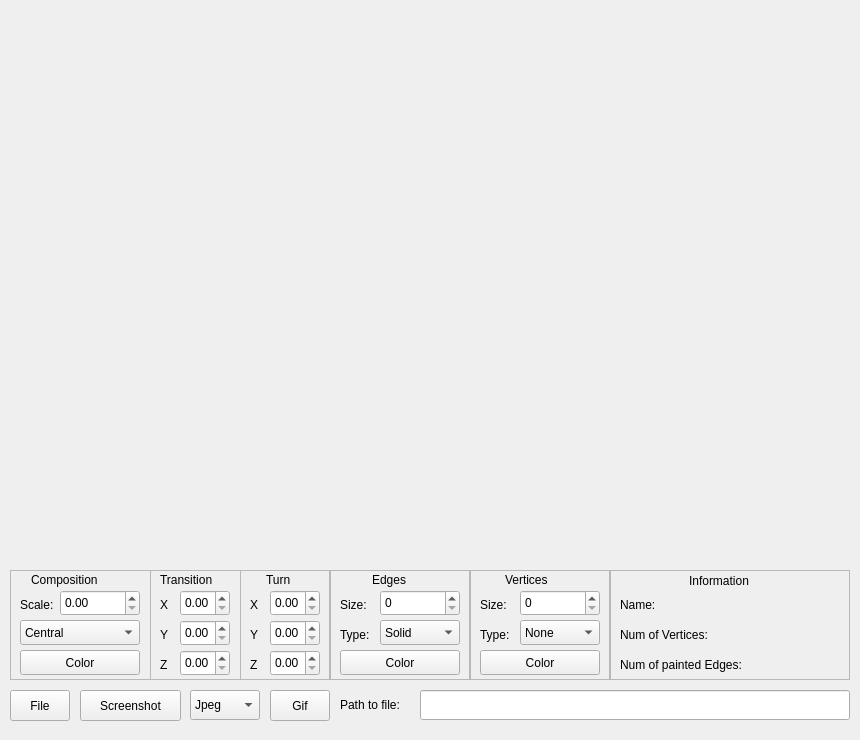
<?xml version="1.0" encoding="UTF-8"?>
<ui version="4.0">
 <class>MainWindow</class>
 <widget class="QMainWindow" name="MainWindow">
  <property name="geometry">
   <rect>
    <x>0</x>
    <y>0</y>
    <width>860</width>
    <height>740</height>
   </rect>
  </property>
  <property name="windowTitle">
   <string>3DViewer_v1</string>
  </property>
  <widget class="QWidget" name="centralwidget">
   <widget class="QPushButton" name="pushButton_File">
    <property name="geometry">
     <rect>
      <x>10</x>
      <y>690</y>
      <width>60</width>
      <height>31</height>
     </rect>
    </property>
    <property name="text">
     <string>File</string>
    </property>
   </widget>
   <widget class="QPushButton" name="pushButton_Screenshot">
    <property name="geometry">
     <rect>
      <x>80</x>
      <y>690</y>
      <width>101</width>
      <height>31</height>
     </rect>
    </property>
    <property name="text">
     <string>Screenshot</string>
    </property>
   </widget>
   <widget class="QPushButton" name="pushButton_save_gif">
    <property name="geometry">
     <rect>
      <x>270</x>
      <y>690</y>
      <width>60</width>
      <height>31</height>
     </rect>
    </property>
    <property name="text">
     <string>Gif</string>
    </property>
   </widget>
   <widget class="QLabel" name="label_num_vert">
    <property name="geometry">
     <rect>
      <x>620</x>
      <y>620</y>
      <width>120</width>
      <height>30</height>
     </rect>
    </property>
    <property name="text">
     <string>Num of Vertices:</string>
    </property>
   </widget>
   <widget class="QLabel" name="label_num_faces">
    <property name="geometry">
     <rect>
      <x>620</x>
      <y>650</y>
      <width>160</width>
      <height>30</height>
     </rect>
    </property>
    <property name="text">
     <string>Num of painted Edges:</string>
    </property>
   </widget>
   <widget class="QLabel" name="label_trans">
    <property name="geometry">
     <rect>
      <x>160</x>
      <y>565</y>
      <width>71</width>
      <height>30</height>
     </rect>
    </property>
    <property name="text">
     <string>Transition</string>
    </property>
   </widget>
   <widget class="QLabel" name="label_x">
    <property name="geometry">
     <rect>
      <x>160</x>
      <y>590</y>
      <width>20</width>
      <height>30</height>
     </rect>
    </property>
    <property name="text">
     <string>X</string>
    </property>
   </widget>
   <widget class="QLabel" name="label_y">
    <property name="geometry">
     <rect>
      <x>160</x>
      <y>620</y>
      <width>20</width>
      <height>30</height>
     </rect>
    </property>
    <property name="text">
     <string>Y</string>
    </property>
   </widget>
   <widget class="QLabel" name="label_y_2">
    <property name="geometry">
     <rect>
      <x>160</x>
      <y>650</y>
      <width>20</width>
      <height>30</height>
     </rect>
    </property>
    <property name="text">
     <string>Z</string>
    </property>
   </widget>
   <widget class="QLabel" name="label_y_3">
    <property name="geometry">
     <rect>
      <x>250</x>
      <y>650</y>
      <width>20</width>
      <height>30</height>
     </rect>
    </property>
    <property name="text">
     <string>Z</string>
    </property>
   </widget>
   <widget class="QLabel" name="label_turn">
    <property name="geometry">
     <rect>
      <x>266</x>
      <y>565</y>
      <width>40</width>
      <height>30</height>
     </rect>
    </property>
    <property name="text">
     <string>Turn</string>
    </property>
   </widget>
   <widget class="QLabel" name="label_y_4">
    <property name="geometry">
     <rect>
      <x>250</x>
      <y>620</y>
      <width>20</width>
      <height>30</height>
     </rect>
    </property>
    <property name="text">
     <string>Y</string>
    </property>
   </widget>
   <widget class="QLabel" name="label_x_2">
    <property name="geometry">
     <rect>
      <x>250</x>
      <y>590</y>
      <width>20</width>
      <height>30</height>
     </rect>
    </property>
    <property name="text">
     <string>X</string>
    </property>
   </widget>
   <widget class="QFrame" name="frame">
    <property name="geometry">
     <rect>
      <x>610</x>
      <y>570</y>
      <width>240</width>
      <height>110</height>
     </rect>
    </property>
    <property name="frameShape">
     <enum>QFrame::StyledPanel</enum>
    </property>
    <property name="frameShadow">
     <enum>QFrame::Raised</enum>
    </property>
    <widget class="QLabel" name="label_val_num_faces">
     <property name="geometry">
      <rect>
       <x>170</x>
       <y>80</y>
       <width>120</width>
       <height>30</height>
      </rect>
     </property>
     <property name="text">
      <string/>
     </property>
    </widget>
    <widget class="QLabel" name="label_val_num_vert">
     <property name="geometry">
      <rect>
       <x>130</x>
       <y>50</y>
       <width>100</width>
       <height>30</height>
      </rect>
     </property>
     <property name="text">
      <string/>
     </property>
    </widget>
    <widget class="QLabel" name="label_info">
     <property name="geometry">
      <rect>
       <x>79</x>
       <y>-4</y>
       <width>90</width>
       <height>30</height>
      </rect>
     </property>
     <property name="text">
      <string>Information</string>
     </property>
    </widget>
    <widget class="QLabel" name="label_name">
     <property name="geometry">
      <rect>
       <x>10</x>
       <y>20</y>
       <width>50</width>
       <height>30</height>
      </rect>
     </property>
     <property name="text">
      <string>Name:</string>
     </property>
    </widget>
    <widget class="QLabel" name="label_val_name">
     <property name="geometry">
      <rect>
       <x>60</x>
       <y>20</y>
       <width>170</width>
       <height>30</height>
      </rect>
     </property>
     <property name="text">
      <string/>
     </property>
    </widget>
   </widget>
   <widget class="QFrame" name="frame_2">
    <property name="geometry">
     <rect>
      <x>150</x>
      <y>570</y>
      <width>91</width>
      <height>110</height>
     </rect>
    </property>
    <property name="frameShape">
     <enum>QFrame::StyledPanel</enum>
    </property>
    <property name="frameShadow">
     <enum>QFrame::Raised</enum>
    </property>
    <widget class="QDoubleSpinBox" name="doubleSpinBox_trans_x">
     <property name="geometry">
      <rect>
       <x>30</x>
       <y>20</y>
       <width>50</width>
       <height>26</height>
      </rect>
     </property>
    </widget>
    <widget class="QDoubleSpinBox" name="doubleSpinBox_trans_y">
     <property name="geometry">
      <rect>
       <x>30</x>
       <y>50</y>
       <width>50</width>
       <height>26</height>
      </rect>
     </property>
    </widget>
    <widget class="QDoubleSpinBox" name="doubleSpinBox_trans_z">
     <property name="geometry">
      <rect>
       <x>30</x>
       <y>80</y>
       <width>50</width>
       <height>26</height>
      </rect>
     </property>
    </widget>
   </widget>
   <widget class="QFrame" name="frame_3">
    <property name="geometry">
     <rect>
      <x>240</x>
      <y>570</y>
      <width>90</width>
      <height>110</height>
     </rect>
    </property>
    <property name="frameShape">
     <enum>QFrame::StyledPanel</enum>
    </property>
    <property name="frameShadow">
     <enum>QFrame::Raised</enum>
    </property>
    <widget class="QDoubleSpinBox" name="doubleSpinBox_turn_y">
     <property name="geometry">
      <rect>
       <x>30</x>
       <y>50</y>
       <width>50</width>
       <height>26</height>
      </rect>
     </property>
    </widget>
    <widget class="QDoubleSpinBox" name="doubleSpinBox_turn_z">
     <property name="geometry">
      <rect>
       <x>30</x>
       <y>80</y>
       <width>50</width>
       <height>26</height>
      </rect>
     </property>
    </widget>
   </widget>
   <widget class="QFrame" name="frame_4">
    <property name="geometry">
     <rect>
      <x>330</x>
      <y>570</y>
      <width>140</width>
      <height>110</height>
     </rect>
    </property>
    <property name="frameShape">
     <enum>QFrame::StyledPanel</enum>
    </property>
    <property name="frameShadow">
     <enum>QFrame::Raised</enum>
    </property>
    <widget class="QComboBox" name="comboBox_edge">
     <property name="geometry">
      <rect>
       <x>50</x>
       <y>50</y>
       <width>80</width>
       <height>25</height>
      </rect>
     </property>
     <item>
      <property name="text">
       <string>Solid</string>
      </property>
     </item>
     <item>
      <property name="text">
       <string>Dotted</string>
      </property>
     </item>
    </widget>
    <widget class="QPushButton" name="pushButton_edge_color">
     <property name="geometry">
      <rect>
       <x>10</x>
       <y>80</y>
       <width>120</width>
       <height>25</height>
      </rect>
     </property>
     <property name="text">
      <string>Color</string>
     </property>
    </widget>
    <widget class="QSpinBox" name="SpinBox_edge_size">
     <property name="geometry">
      <rect>
       <x>50</x>
       <y>20</y>
       <width>80</width>
       <height>26</height>
      </rect>
     </property>
    </widget>
   </widget>
   <widget class="QLabel" name="label_edges">
    <property name="geometry">
     <rect>
      <x>372</x>
      <y>565</y>
      <width>40</width>
      <height>30</height>
     </rect>
    </property>
    <property name="text">
     <string>Edges</string>
    </property>
   </widget>
   <widget class="QLabel" name="label_size">
    <property name="geometry">
     <rect>
      <x>340</x>
      <y>590</y>
      <width>40</width>
      <height>30</height>
     </rect>
    </property>
    <property name="text">
     <string>Size:</string>
    </property>
   </widget>
   <widget class="QLabel" name="label_type">
    <property name="geometry">
     <rect>
      <x>340</x>
      <y>620</y>
      <width>40</width>
      <height>30</height>
     </rect>
    </property>
    <property name="text">
     <string>Type:</string>
    </property>
   </widget>
   <widget class="QLabel" name="label_vertices">
    <property name="geometry">
     <rect>
      <x>505</x>
      <y>565</y>
      <width>60</width>
      <height>30</height>
     </rect>
    </property>
    <property name="text">
     <string>Vertices</string>
    </property>
   </widget>
   <widget class="QFrame" name="frame_5">
    <property name="geometry">
     <rect>
      <x>470</x>
      <y>570</y>
      <width>140</width>
      <height>110</height>
     </rect>
    </property>
    <property name="frameShape">
     <enum>QFrame::StyledPanel</enum>
    </property>
    <property name="frameShadow">
     <enum>QFrame::Raised</enum>
    </property>
    <widget class="QComboBox" name="comboBox_vertices">
     <property name="geometry">
      <rect>
       <x>50</x>
       <y>50</y>
       <width>80</width>
       <height>25</height>
      </rect>
     </property>
     <item>
      <property name="text">
       <string>None</string>
      </property>
     </item>
     <item>
      <property name="text">
       <string>Square</string>
      </property>
     </item>
     <item>
      <property name="text">
       <string>Circle</string>
      </property>
     </item>
    </widget>
    <widget class="QPushButton" name="pushButton_vertices_color">
     <property name="geometry">
      <rect>
       <x>10</x>
       <y>80</y>
       <width>120</width>
       <height>25</height>
      </rect>
     </property>
     <property name="text">
      <string>Color</string>
     </property>
    </widget>
    <widget class="QSpinBox" name="SpinBox_vert_size">
     <property name="geometry">
      <rect>
       <x>50</x>
       <y>20</y>
       <width>80</width>
       <height>26</height>
      </rect>
     </property>
    </widget>
   </widget>
   <widget class="QLabel" name="label_size_2">
    <property name="geometry">
     <rect>
      <x>480</x>
      <y>590</y>
      <width>40</width>
      <height>30</height>
     </rect>
    </property>
    <property name="text">
     <string>Size:</string>
    </property>
   </widget>
   <widget class="QLabel" name="label_type_2">
    <property name="geometry">
     <rect>
      <x>480</x>
      <y>620</y>
      <width>40</width>
      <height>30</height>
     </rect>
    </property>
    <property name="text">
     <string>Type:</string>
    </property>
   </widget>
   <widget class="QFrame" name="frame_6">
    <property name="geometry">
     <rect>
      <x>10</x>
      <y>570</y>
      <width>141</width>
      <height>110</height>
     </rect>
    </property>
    <property name="frameShape">
     <enum>QFrame::StyledPanel</enum>
    </property>
    <property name="frameShadow">
     <enum>QFrame::Raised</enum>
    </property>
    <widget class="QComboBox" name="comboBox">
     <property name="geometry">
      <rect>
       <x>10</x>
       <y>50</y>
       <width>120</width>
       <height>25</height>
      </rect>
     </property>
     <item>
      <property name="text">
       <string>Central</string>
      </property>
     </item>
     <item>
      <property name="text">
       <string>Parallel</string>
      </property>
     </item>
    </widget>
    <widget class="QLabel" name="label">
     <property name="geometry">
      <rect>
       <x>10</x>
       <y>20</y>
       <width>66</width>
       <height>30</height>
      </rect>
     </property>
     <property name="text">
      <string>Scale:</string>
     </property>
    </widget>
    <widget class="QPushButton" name="pushButton_bg_color">
     <property name="geometry">
      <rect>
       <x>10</x>
       <y>80</y>
       <width>120</width>
       <height>25</height>
      </rect>
     </property>
     <property name="text">
      <string>Color</string>
     </property>
    </widget>
   </widget>
   <widget class="QLabel" name="label_trans_5">
    <property name="geometry">
     <rect>
      <x>31</x>
      <y>565</y>
      <width>90</width>
      <height>30</height>
     </rect>
    </property>
    <property name="text">
     <string>Composition</string>
    </property>
   </widget>
   <widget class="QLabel" name="label_path">
    <property name="geometry">
     <rect>
      <x>340</x>
      <y>690</y>
      <width>80</width>
      <height>30</height>
     </rect>
    </property>
    <property name="text">
     <string>Path to file:</string>
    </property>
   </widget>
   <widget class="QLineEdit" name="lineEdit">
    <property name="geometry">
     <rect>
      <x>420</x>
      <y>690</y>
      <width>430</width>
      <height>30</height>
     </rect>
    </property>
   </widget>
   <widget class="MyOpenGLWidget" name="widget" native="true">
    <property name="geometry">
     <rect>
      <x>9</x>
      <y>9</y>
      <width>841</width>
      <height>550</height>
     </rect>
    </property>
   </widget>
   <widget class="QDoubleSpinBox" name="doubleSpinBox_comp_scale">
    <property name="geometry">
     <rect>
      <x>60</x>
      <y>590</y>
      <width>80</width>
      <height>26</height>
     </rect>
    </property>
   </widget>
   <widget class="QDoubleSpinBox" name="doubleSpinBox_turn_x">
    <property name="geometry">
     <rect>
      <x>270</x>
      <y>590</y>
      <width>50</width>
      <height>26</height>
     </rect>
    </property>
   </widget>
   <widget class="QComboBox" name="comboBox_screen_type">
    <property name="geometry">
     <rect>
      <x>190</x>
      <y>690</y>
      <width>70</width>
      <height>30</height>
     </rect>
    </property>
    <item>
     <property name="text">
      <string>Jpeg</string>
     </property>
    </item>
    <item>
     <property name="text">
      <string>Bmp</string>
     </property>
    </item>
   </widget>
   <zorder>frame_6</zorder>
   <zorder>frame_5</zorder>
   <zorder>frame_4</zorder>
   <zorder>frame_3</zorder>
   <zorder>frame_2</zorder>
   <zorder>frame</zorder>
   <zorder>pushButton_File</zorder>
   <zorder>pushButton_Screenshot</zorder>
   <zorder>pushButton_save_gif</zorder>
   <zorder>label_num_vert</zorder>
   <zorder>label_num_faces</zorder>
   <zorder>label_trans</zorder>
   <zorder>label_x</zorder>
   <zorder>label_y</zorder>
   <zorder>label_y_2</zorder>
   <zorder>label_y_3</zorder>
   <zorder>label_turn</zorder>
   <zorder>label_y_4</zorder>
   <zorder>label_x_2</zorder>
   <zorder>label_edges</zorder>
   <zorder>label_size</zorder>
   <zorder>label_type</zorder>
   <zorder>label_vertices</zorder>
   <zorder>label_size_2</zorder>
   <zorder>label_type_2</zorder>
   <zorder>label_trans_5</zorder>
   <zorder>label_path</zorder>
   <zorder>lineEdit</zorder>
   <zorder>widget</zorder>
   <zorder>doubleSpinBox_comp_scale</zorder>
   <zorder>doubleSpinBox_turn_x</zorder>
   <zorder>comboBox_screen_type</zorder>
  </widget>
 </widget>
 <customwidgets>
  <customwidget>
   <class>MyOpenGLWidget</class>
   <extends>QWidget</extends>
   <header>myopenglwidget.h</header>
   <container>1</container>
  </customwidget>
 </customwidgets>
 <resources/>
 <connections/>
</ui>
